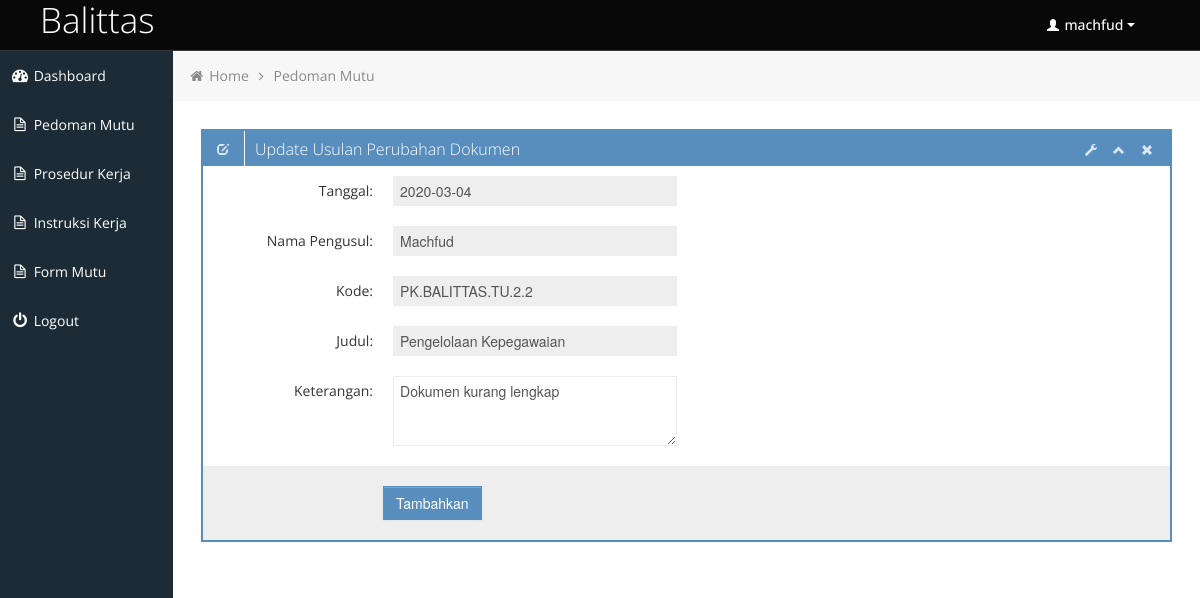
The page /user/edit_perubahan_dokumen.php?uID=19 (signed in) on the database its author committed.
### tables this page shows
CREATE TABLE `usulan_perubahan` (
  `id` int(11) NOT NULL,
  `tanggal` date NOT NULL,
  `nama_pengusul` varchar(128) NOT NULL,
  `kode` varchar(128) NOT NULL,
  `judul` varchar(128) NOT NULL,
  `keterangan` text NOT NULL,
  `id_kategori` int(11) NOT NULL,
  `id_dokumen` int(11) NOT NULL,
  `status` int(11) NOT NULL,
  `username` varchar(32) NOT NULL
);

### user/edit_perubahan_dokumen.php (the view, shortened to what this page needs)
<?php
    $id = $_GET['uID'];
    include('../koneksi.php');
    $sql ="SELECT * FROM usulan_perubahan where id = '$id'";
	$data = mysqli_query($koneksi ,$sql);
	foreach ($data as $key) {
		$tanggal = $key['tanggal'];
		$nama_pengusul = $key['nama_pengusul'];
		$kode = $key['kode'];
		$judul = $key['judul'];
        $keterangan = $key['keterangan'];
	}
?>
	<div class="row-fluid sortable">
		<div class="box span12">
			<div class="box-header" data-original-title>
				<h2><i class="halflings-icon white edit"></i><span class="break"></span>Update Usulan Perubahan Dokumen</h2>
				<div class="box-icon">
					<a href="#" class="btn-setting"><i class="halflings-icon white wrench"></i></a>
					<a href="#" class="btn-minimize"><i class="halflings-icon white chevron-up"></i></a>
					<a href="#" class="btn-close"><i class="halflings-icon white remove"></i></a>
				</div>
			</div>
			<div class="box-content">
				<form class="form-horizontal" method="post" action="update_perubahan.php" enctype="multipart/form-data">
					<fieldset>
						<div class="control-group">
						<label class="control-label" for="focusedInput">Tanggal:</label>
						<div class="controls">
							<input class="input-xlarge focused" name="txttanggal" id="focusedInput" type="text" placeholder="Masukkan Kode File" value="<?php echo $tanggal; ?>" readonly>
						</div>
						</div>
						<div class="control-group">
						<label class="control-label" for="focusedInput">Nama Pengusul:</label>
						<div class="controls">
							<input class="input-xlarge focused" name="txtnamapengusul" id="focusedInput" type="text" placeholder="Masukkan Kode File" value="<?php echo $nama_pengusul; ?>" readonly>
						</div>
						</div>
						<div class="control-group">
						<label class="control-label" for="focusedInput">Kode:</label>
						<div class="controls">
							<input class="input-xlarge focused" name="txtkode" id="focusedInput" type="text" placeholder="Masukkan Kode File" value="<?php echo $kode; ?>" readonly>
						</div>
						</div>
						<div class="control-group">
						<label class="control-label" for="focusedInput">Judul:</label>
						<div class="controls">
							<input class="input-xlarge focused" name="txtjudul" id="focusedInput" type="text" placeholder="Masukkan Judul" value="<?php echo $judul ?>" readonly>
						</div>
						</div>
                        <div class="control-group">
						<label class="control-label" for="focusedInput">Keterangan:</label>
						<div class="controls">
                            <textarea class="input-xlarge focused" id="textarea" name="keterangan" rows="3" placeholder="Masukkan keterangan perubahan dokumen"><?php echo $keterangan ?></textarea>
						</div>
						</div>
						<div class="form-actions">
						<button type="submit" class="btn btn-primary">Tambahkan</button>
						</div>
					</fieldset>
				</form>
			</div>
		</div>
	</div>

### user/css/style.css (style rules this page uses)
body { background: #F5F5F5; color: #333; border: none; font-family: 'Open Sans', sans-serif; font-weight: 400; }
a { color: #646464; }
h2 { font-size: 16px; line-height: 16px; }
.box { border: 2px solid #578EBE; background: #fff !important; margin-bottom: 28px; }
.box-header { height: 16px; font-size: 16px; line-height: 16px; padding: 10px; background: #578EBE; -webkit-box-shadow: none; -moz-box-shadow: none; box-shadow: none; overflow: hidden; }
.box-header h2 { float:left; margin-top: 0px; font-weight: 300; }
.box-header .box-icon, .box-header h2 { color:#fff; }
.box-header h2 i { margin: 0px 3px 0px 4px; opacity: .8; filter: alpha(opacity=80); -ms-filter:"progid:DXImageTransform.Microsoft.Alpha(Opacity=80)"; }
.box-header .box-icon { float:right; margin-top: 1px; }
.box-header .box-icon i { -webkit-transition: all 0.1s ease-in-out; -moz-transition: all 0.1s ease-in-out; -o-transition: all 0.1s ease-in-out; -ms-transition: all 0.1s ease-in-out; transition: all 0.1s ease-in-out; opacity: .8; filter: alpha(opacity=80); -ms-filter:"progid:DXImageTransform.Microsoft.Alpha(Opacity=80)"; }
.box-header .box-icon a { margin: 0px 5px; }
.box-content { position: relative; z-index: 50; margin-top: -1px; padding: 10px; background: #fff !important; }
.form-actions { padding: 19px 20px 20px; margin: 20px -10px -30px -10px; background-color: #eee; border-top: 1px solid #eee; *zoom: 1; }
.form-actions:before, .form-actions:after { display: table; line-height: 0; content: ""; }
.form-actions:after { clear: both; }
.btn { display: inline-block; padding: 6px 12px; margin-bottom: 0; font-size: 14px; font-weight: 500; line-height: 20px; text-align: center; white-space: nowrap; vertical-align: middle; cursor: pointer; border: 1px solid #a7a9aa; -webkit-border-radius: 0px !important; border-radius: 0px !important; }
.btn { color: #ffffff; background-color: #a7a9aa; border-color: #a7a9aa; background-image: none; filter: none; text-shadow: none; }
.btn-primary { background-color: #578EBE; border-color: #578EBE; }

### user/css/halflings.css (style rules this page uses)
html, html .halflings { -webkit-font-smoothing: antialiased !important; }
.halflings-icon { display: inline-block; width: 14px; height: 14px; line-height: 14px; vertical-align: text-top; background-image: url(../img/glyphicons_halflings.svg); background-position: 0 0; background-repeat: no-repeat; vertical-align: top; *display: inline; *zoom: 1; *margin-right: .3em; }
.halflings-icon.white { background-image: url(../img/glyphicons_halflings-white.svg); }
.halflings-icon.remove { background-position: -312px 0; }
.halflings-icon.edit { background-position: -96px -72px; }
.halflings-icon.chevron-up { background-position: -288px -120px; }
.halflings-icon.wrench { background-position: -360px -144px; }

### rows shown on the page
usulan_perubahan: txttanggal "2020-03-04", txtnamapengusul "Machfud", txtkode "PK.BALITTAS.TU.2.2", txtjudul "Pengelolaan Kepegawaian", keterangan "Dokumen kurang lengkap"

### other values the page prints
$_SESSION['username'] "machfud"
